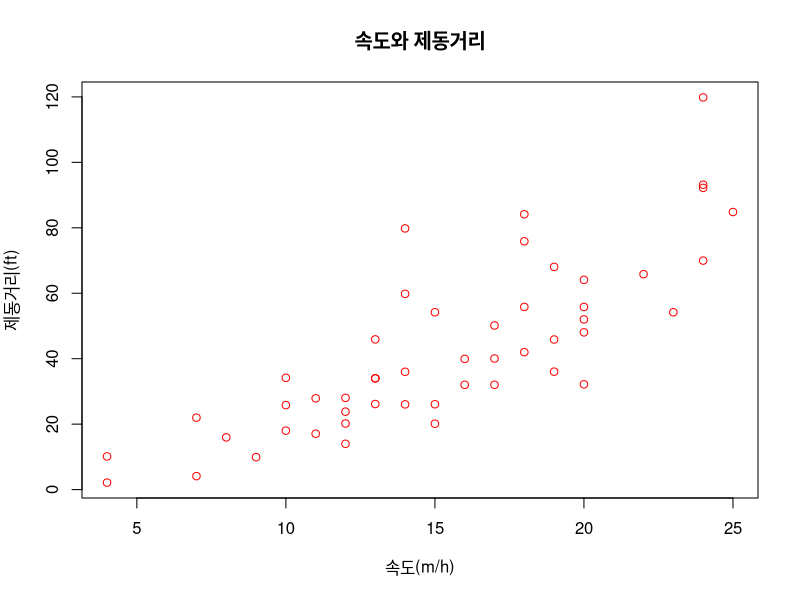
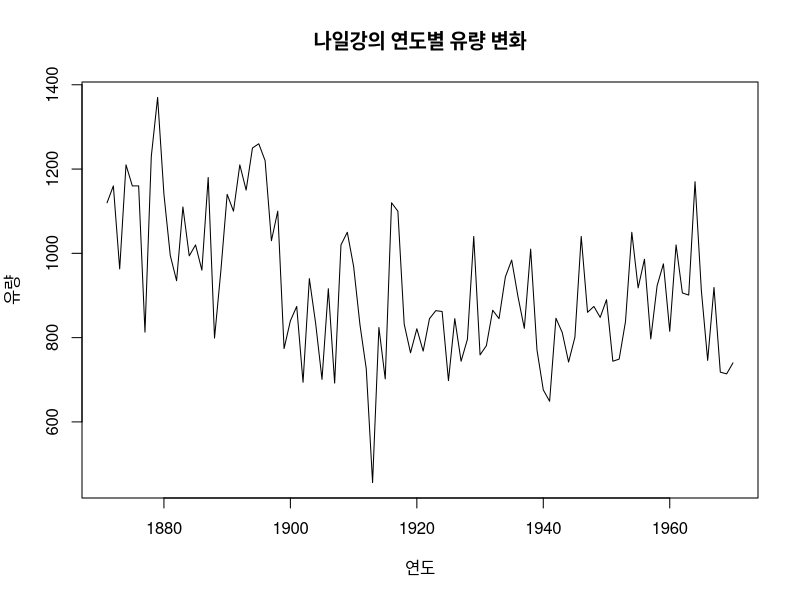
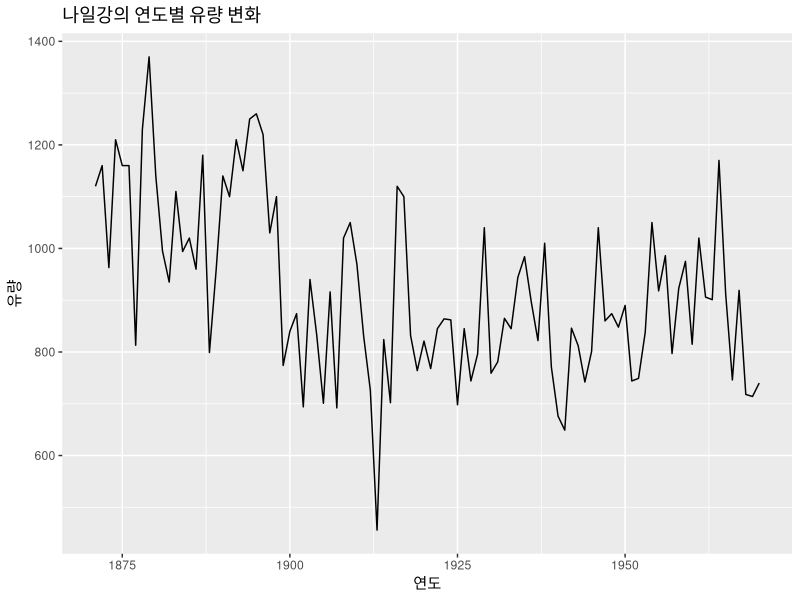

Reproduce these figures in R, in order.
# 산점도
head(cars)
plot(cars$speed, jitter(cars$dist),
     main="속도와 제동거리",
     xlab ="속도(m/h)",
     ylab = "제동거리(ft)",
     pch=1, col='red'
         )
# Line graph
tail(Nile)
plot(Nile, main='나일강의 연도별 유량 변화',
    xlab='연도',
    ylab='유량',
    # type='p' -> scatter
    )
# 설치
# install.packages(('ggplot2'))
library('ggplot2')
df = as.data.frame(Nile)
head(df)
df$year = 1871:1970
head(df)
ggplot(df, aes(x=year,y=x)) +
    geom_line() +
    ggtitle('나일강의 연도별 유량 변화') +
    xlab('연도') + ylab('유량')







